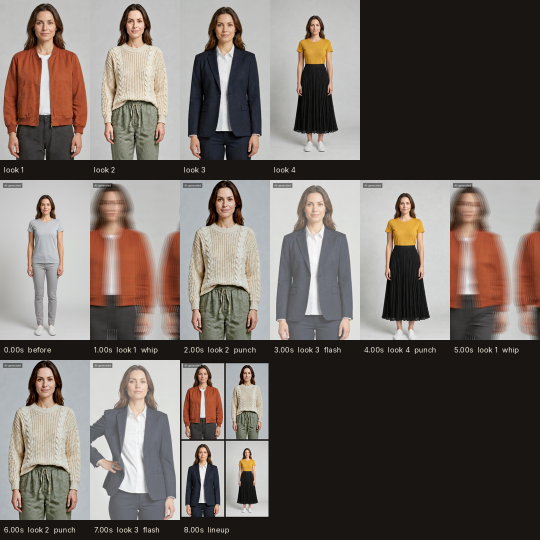
#> input picture docs/examples/demo-contact-sheet-street.png, 1080 x 1080 px (shown at 1/2 size)
$ python -i make_demo_video.py   (imports and definitions only)
#> lines starting #> are read from the running program, lines starting #| are printed output that depends on the picture
### urban_core.py
"""Urban Cuts core: beat detection, the cut list and the beat-cut edit. An open clone of Higgsfield's Urban Cuts app:
one person photo + 3 to 5 outfits (or products) + music -> a short 9:16 reel that cuts on the beat and loops.
Pure Python + numpy + Pillow + ffmpeg, no ComfyUI imports, so it can be tested on its own. Apache-2.0.

The edit: the reel starts on a downbeat of the music, a new look lands every 2 beats (so every downbeat is a cut),
each cut hits with a punch-zoom, a flash or a whip pan, each shot speeds up into the next cut, and the last frame
blends back into the first so the reel loops. Sound is normalised to -14 LUFS, -1 dBTP."""
import json
import shutil
import subprocess
import wave
from pathlib import Path

import numpy as np
from PIL import Image, ImageDraw, ImageFilter, ImageFont

ROOT = Path(__file__).resolve().parent
FONT = ROOT / "fonts" / "Inter.ttf"

MODES = ["outfits", "products"]
VIBES = {
    "street": {"setting": "a sunny city street with clean concrete walls and soft shadows",
               "moves": ["confident walk toward the camera, then a quick turn of the head", "a half turn on the spot showing the "
                         "back of the outfit, then back to camera", "a relaxed stop-and-pose against a wall, one hand in a pocket",
                         "a slow walk past the camera, glancing at the lens", "a small jump step toward the camera, landing in a pose"],
               "fx": ["punch", "whip", "punch", "flash"]},
    "runway": {"setting": "a minimal white runway with bright even fashion-show light",
               "moves": ["a runway walk straight toward the camera, stopping in a pose", "a runway turn at the end of the catwalk",
                         "a model pose with a slow shoulder turn", "a strong runway walk, hands relaxed", "a final pose, chin up"],
               "fx": ["flash", "punch", "flash", "whip"]},
    "boutique": {"setting": "a bright small boutique with plants, a mirror and warm wood shelves",
                 "moves": ["stepping out from behind a curtain into frame", "a gentle twirl showing the outfit",
                           "a soft pose in front of a mirror", "a small walk toward the camera with a smile",
                           "adjusting a sleeve, then looking at the camera"],
                 "fx": ["punch", "punch", "flash", "punch"]},
}
ASPECTS = {"9:16": (720, 1280), "4:5": (864, 1080), "1:1": (1080, 1080)}
LOOK_ENGINES = ["Kling try-on", "Nano Banana 2 edit"]
MUSIC_SOURCES = ["my own track (upload)", "Sonilo (text to music)"]
STYLES = ["brand", "hype"]             # brand: how fashion brands post (hard cuts, warm grade, clean text); hype: flash/whip/punch
HOOKS = ["teaser", "before→after", "off"]
SETS = ["keep my photo's background", "white wall room"]
SPOT_MOVES = ["shifts their weight and turns slightly to the side, then back to face the camera with a confident look",
              "does a slow half turn on the spot to show the back of the outfit, then turns back to the camera",
              "puts one hand on the hip and turns the shoulders toward the camera with a small smile",
              "takes one small step forward and settles into a relaxed pose",
              "adjusts the collar or sleeve, then looks straight into the camera"]
for _v, _e in zip(VIBES.values(), ["cool, confident attitude", "poised model energy", "warm, playful charm"]):
    _v["energy"] = _e
MAX_LOOKS = 5
CLIP_SECONDS = 3                       # Kling 3.0 image-to-video, the shortest (cheapest) clip
ANGLE_SHOTS = [3, 2]                   # camera angles: one Kling 3.0 storyboard per look, a 3 s turnaround + a 2 s close-up
ANGLE_PATTERN = [4, 2]                 # ...shown as a 4-beat turnaround shot, then a 2-beat close-up
PUNCH = {"street": 0.14, "runway": 0.10, "boutique": 0.07}

# Partner prices, copied from the nodes' own price badges (ComfyUI 0.42 comfy_api_nodes, read 2026-10-29).
PRICES = {"KlingTryOnNode": 0.16016, "GeminiNanoBanana2V2_1K_minimal": 0.048048, "KlingVideoNode_720p_per_s": 0.084,
          "SoniloTextToMusic_per_s": 0.0025}

TP_HEADROOM = -2.5
NEGATIVE = ("logos, brand names, text, watermark, extra people, distorted hands, distorted face, blurry, cuts, shaky camera, "
            "background change, new location, scene change, walking out of frame")


# ---------------------------------------------------------------- the brief and the prompts
# [84 lines left out: functions make_brief, parse_labels, default_music_prompt, look_prompt, angle_prompts, not called in this run]


def shot_prompts(brief, k):
    """The two storyboard prompts for look k: brand style films a pose sequence, hype style a 360 turnaround."""
    return pose_prompts(brief, k) if brief.get("style") == "brand" else angle_prompts(brief, k)


# [42 lines left out: functions restage_prompt, pose_prompts, motion_prompt, not called in this run]


# ---------------------------------------------------------------- beat detection
def to_mono(samples):
    a = np.asarray(samples, dtype=np.float64)
    return a.mean(axis=0) if a.ndim == 2 else a


# [181 lines left out: functions onset_envelope, _tempo, detect_beats_numpy, detect_beats, plan_cuts, not called in this run]


# ---------------------------------------------------------------- media helpers
def _ff():
    return shutil.which("ffmpeg") or "/opt/homebrew/bin/ffmpeg", shutil.which("ffprobe") or "/opt/homebrew/bin/ffprobe"


# [54 lines left out: functions probe, _font, cover, label_png, text_png, not called in this run]


ACCENT = (226, 140, 92)


# [272 lines left out: functions look_tag_png, read_frames, measure_loudness, write_wav, read_wav, decode_audio and 14 more, not called in this run]


INK_DARK = (34, 30, 27)


def ink_for(region):
    """White text on a dark or busy area, dark text on a light wall (white-on-white is what kills brand text)."""
    return INK_DARK if float(np.median(np.asarray(region, np.float32).mean(axis=-1))) > 165 else (255, 255, 255)


# [12 lines left out: function clear_band, not called in this run]


def small_tag_png(txt, W, fill=(255, 255, 255)):
    """Brand style item tag: just the name (and the price when prices are on), small, top right."""
    return _soft_text(txt, _font(max(18, W // 28)), fill)


# [378 lines left out: functions headline_png, card_frames, _rgb_split, render, contact_sheet, cost_estimate and 2 more, not called in this run]

### tools/make_demo_video.py
"""Assemble the demo video (under 2 min, 1920x1080) from real screenshots of the app (tools/record_demo.mjs), the
demo reel, its contact sheet and receipt, and the free product draft. Captions are burned in; no voice-over.

python3 tools/make_demo_video.py --shots runs/demo-video --out docs/demo/urban-cuts-demo.mp4"""
import argparse, json, subprocess, sys, tempfile
from pathlib import Path

from PIL import Image, ImageDraw

ROOT = Path(__file__).resolve().parent.parent
sys.path.insert(0, str(ROOT))
import urban_core as core  # noqa: E402

ap = argparse.ArgumentParser()
# [6 lines not run here, left out]
FF, _ = core._ff()
W, H, FPS = 1920, 1080, 30
BG, FG, ACC = (24, 21, 18), (245, 236, 222), (226, 140, 92)
# [1 line that did not run here, left out]
work = Path(tempfile.mkdtemp(prefix="uc_demo_"))


def canvas():
    return Image.new("RGB", (W, H), BG)


# [12 lines left out: function text, not called in this run]


def fit(img, w, h):
    img = img.convert("RGB"); img.thumbnail((w, h), Image.LANCZOS); return img


# [25 lines left out: functions side, bottom, card, not called in this run]


segs = []   # (kind, payload, seconds)


def still(img, secs):
    p = work / f"s{len(segs):02d}.png"; img.save(p); segs.append(("still", p, secs))


def form_panel(path):
    """The App Mode form (right-hand panel) split into two readable columns."""
    im = Image.open(path).convert("RGB")
#> im is the input picture: PIL image 1080x1080 RGB; mean R, G, B 112.1, 104, 98.6
    a, b = im.crop((1128, 80, 1440, 840)), im.crop((1128, 840, 1440, 1600))
#> a: PIL image 312x760 RGB; every value is 0
    two = Image.new("RGB", (a.width * 2 + 20, a.height), BG)
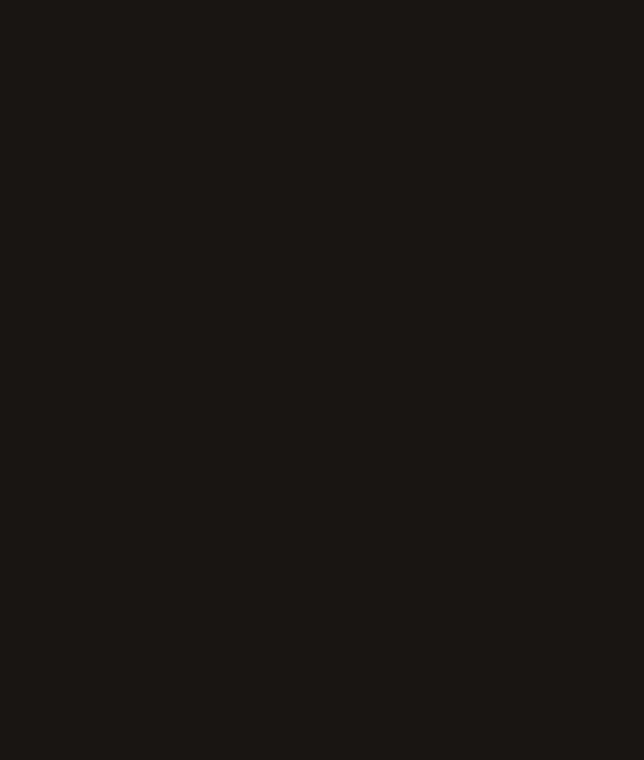
#> two: PIL image 644x760 RGB; mean R, G, B 24, 21, 18
    two.paste(a, (0, 0)); two.paste(b, (a.width + 20, 0))
#> after `two.paste(a, (0, 0))`:
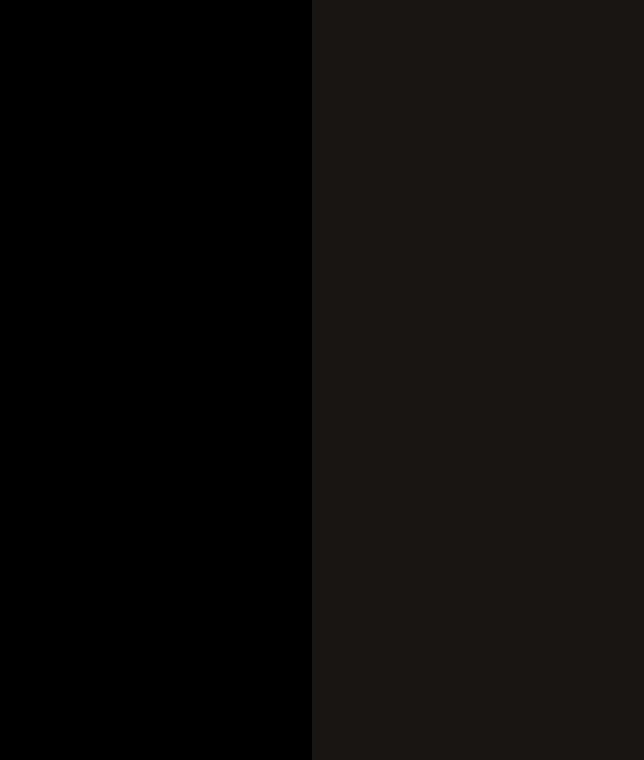
#> two: PIL image 644x760 RGB; mean R, G, B 12.4, 10.8, 9.3
#> after `two.paste(b, (a.width + 20, 0))`:
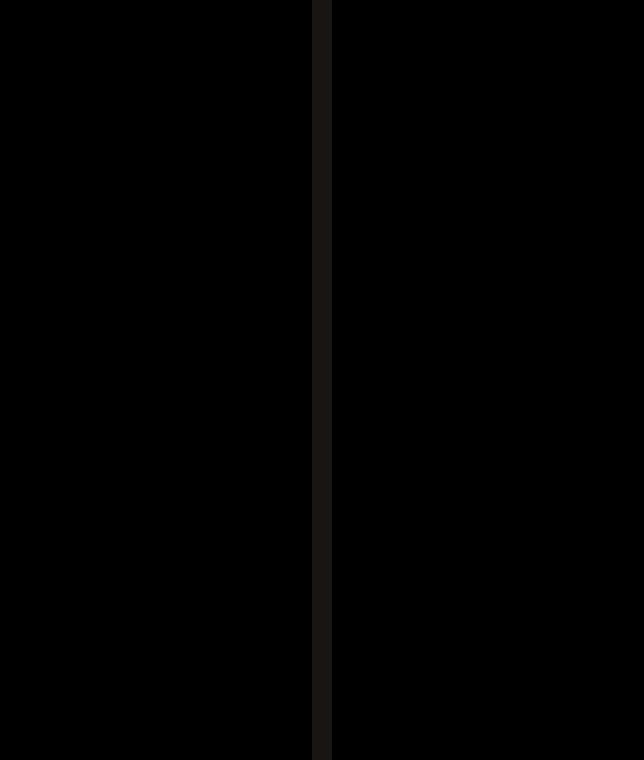
#> two: PIL image 644x760 RGB; mean R, G, B 0.7, 0.7, 0.6
    return two


# [7 lines left out: function reel, not called in this run]


# [1 line that did not run here, left out]
# [22 lines not run here, left out]
# [1 line that did not run here, left out]
# [11 lines not run here, left out]

# ---- render each segment to 1920x1080 30 fps with stereo audio, then concatenate
parts = []
t_music = 0.0
# [23 lines not run here, left out]
# [1 line that did not run here, left out]
# [1 line not run here, left out]

>>> result = form_panel('../docs/examples/demo-contact-sheet-street.png')
